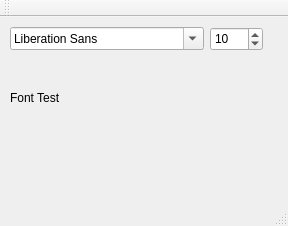
<?xml version="1.0" encoding="UTF-8"?>
<ui version="4.0">
 <class>testfont</class>
 <widget class="QMainWindow" name="testfont">
  <property name="geometry">
   <rect>
    <x>0</x>
    <y>0</y>
    <width>288</width>
    <height>226</height>
   </rect>
  </property>
  <property name="windowTitle">
   <string>testfont</string>
  </property>
  <widget class="QWidget" name="centralWidget">
   <widget class="QFontComboBox" name="cmbFont">
    <property name="geometry">
     <rect>
      <x>10</x>
      <y>10</y>
      <width>194</width>
      <height>23</height>
     </rect>
    </property>
   </widget>
   <widget class="QSpinBox" name="spbFont">
    <property name="geometry">
     <rect>
      <x>210</x>
      <y>10</y>
      <width>53</width>
      <height>24</height>
     </rect>
    </property>
    <property name="value">
     <number>10</number>
    </property>
   </widget>
   <widget class="QLabel" name="lblFont">
    <property name="geometry">
     <rect>
      <x>10</x>
      <y>40</y>
      <width>251</width>
      <height>81</height>
     </rect>
    </property>
    <property name="text">
     <string>Font Test</string>
    </property>
   </widget>
  </widget>
  <widget class="QMenuBar" name="menuBar">
   <property name="geometry">
    <rect>
     <x>0</x>
     <y>0</y>
     <width>288</width>
     <height>20</height>
    </rect>
   </property>
  </widget>
  <widget class="QToolBar" name="mainToolBar">
   <attribute name="toolBarArea">
    <enum>TopToolBarArea</enum>
   </attribute>
   <attribute name="toolBarBreak">
    <bool>false</bool>
   </attribute>
  </widget>
  <widget class="QStatusBar" name="statusBar"/>
 </widget>
 <layoutdefault spacing="6" margin="11"/>
 <resources/>
 <connections/>
</ui>
